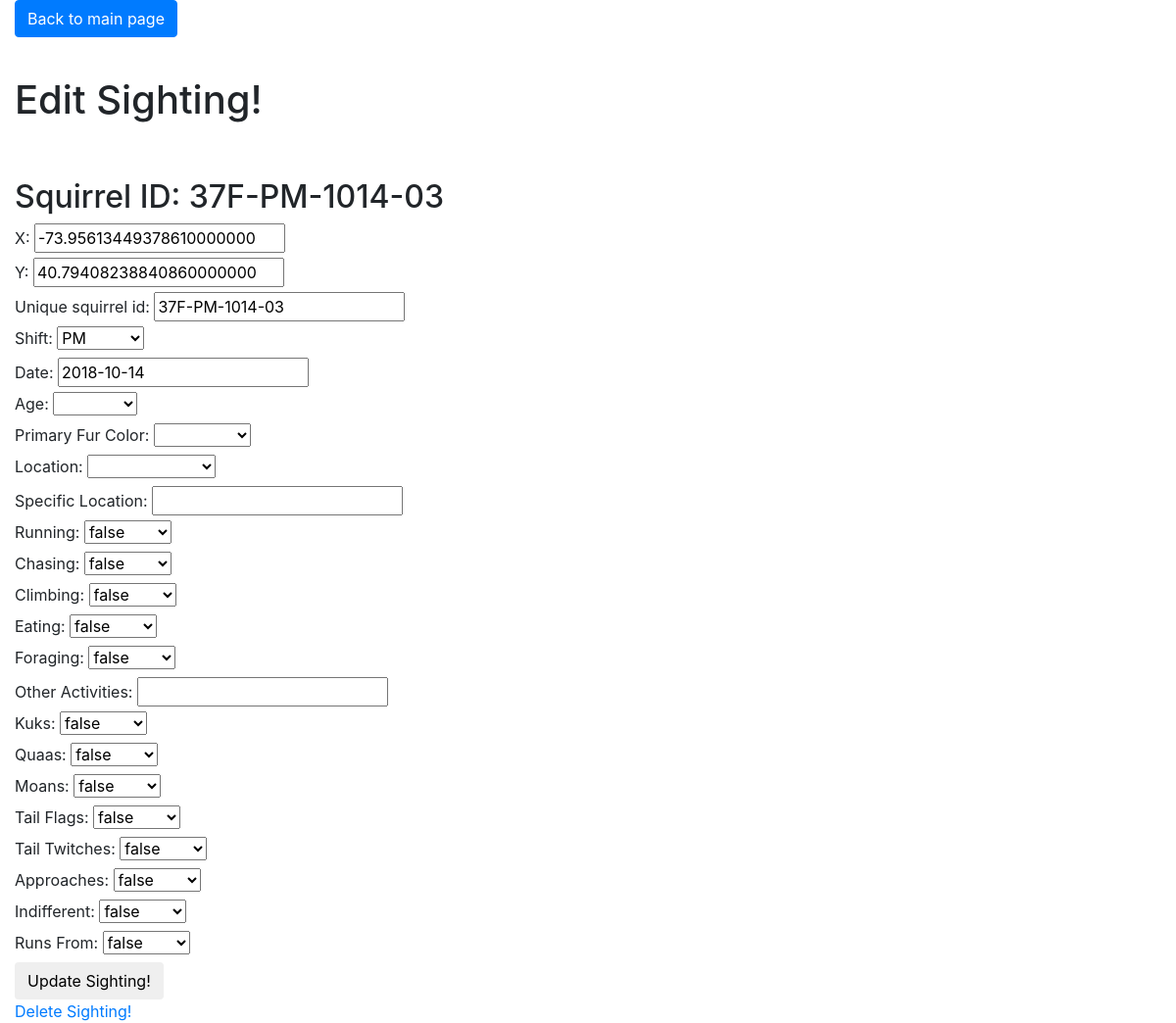
/sightings/37F-PM-1014-03, run on the app's committed database.
### sightings/models.py (models this page shows, shortened)
class Sighting(models.Model):
    X = models.DecimalField(help_text=_('Longitude'), max_digits=50, decimal_places=20)
    Y = models.DecimalField(help_text=_('Latitude'), max_digits=50, decimal_places=20)
    unique_squirrel_id = models.CharField(help_text=_('unique squirrel id'), max_length=100, primary_key=True)
    AM = 'AM'
    PM = 'PM'
    SHIFT = (
            (AM,'AM'),
            (PM,'PM'),
            )
    Shift = models.CharField(help_text=_('Shift'), max_length=10, choices=SHIFT)
    Date = models.DateField(help_text=_('Date'),)
    Adult = 'Adult'
    Juvenile = 'Juvenile'
    Nil = ''
    Unknown = 'Unknown'
    AGE = (
          (Adult,'Adult'),
          (Juvenile,'Juvenile'),
          (Nil,''),
          (Unknown,'?'),
          )
    Age = models.CharField(help_text=_('Age'), max_length=50, choices=AGE, blank=True)
    Gray = 'Gray'
    Black = 'Black'
    Cinnamon = 'Cinnamon'
    Nil = ''
    Primary_Fur_Color = (
                         (Gray, 'Gray'),
                         (Black, 'Black'),
                         (Cinnamon, 'Cinnamon'),
                         (Nil, ''),
                         )
    Primary_Fur_Color = models.CharField(help_text=_('Primary Fur Color'), max_length=20, choices=Primary_Fur_Color, blank=True)
    Ground_Plane = 'Ground Plane'
    Above_Ground = 'Above Ground'
    Nil = ''
    LOCATION = (
               (Ground_Plane, 'Ground Plane'),
               (Above_Ground, 'Above Ground'),
               (Nil, ''),
               )
    Location = models.CharField(help_text=_('Location'), max_length=100, choices=LOCATION, blank=True)
    Specific_Location = models.CharField(help_text=_('Specific Location'), max_length=100, blank=True)
    TRUE = 'true'
    FALSE = 'false'
    True_False = (
                 (TRUE, 'true'),
                 (FALSE, 'false')
                 )
    Running = models.CharField(help_text=_('Running'), max_length=10, choices=True_False)
    Chasing = models.CharField(help_text=_('Chasing'), max_length=10, choices=True_False)
    Climbing = models.CharField(help_text=_('Climbing'), max_length=10, choices=True_False)
    Eating = models.CharField(help_text=_('Eating'), max_length=10, choices=True_False)
    Foraging = models.CharField(help_text=_('Foraging'), max_length=10, choices=True_False)
    Other_Activities = models.CharField(help_text=_('Other Activities'), max_length=100, blank=True)
    Kuks = models.CharField(help_text=_('Kuks'), max_length=10, choices=True_False)
    Quaas = models.CharField(help_text=_('Quaas'), max_length=10, choices=True_False)
    Moans = models.CharField(help_text=_('Moans'), max_length=10, choices=True_False)
    Tail_Flags = models.CharField(help_text=_('Tail Flags'), max_length=10, choices=True_False)
    Tail_Twitches = models.CharField(help_text=_('Tail Twitches'), max_length=10, choices=True_False)
    Approaches = models.CharField(help_text=_('Approaches'), max_length=10, choices=True_False)
    Indifferent = models.CharField(help_text=_('Indifferent'), max_length=10, choices=True_False)
    Runs_From = models.CharField(help_text=_('Runs From'), max_length=10, choices=True_False)

### sightings/views.py (the view)
# urls.py: path('<str:unique_squirrel_id>', views.update, name='update'),
def update(request, unique_squirrel_id):
    squirrel_instance = get_object_or_404(Sighting, unique_squirrel_id=unique_squirrel_id)
    if request.method == 'POST':
        form = SightingForm(request.POST or None, instance=squirrel_instance)
        if form.is_valid():
            squirrel_instance.save()
            form.save()
            return redirect(f'/sightings')
        else:
            return HttpResponseRedirect(reverse('sightings:sightings'))
    else:
        form = SightingForm(instance=squirrel_instance)
    context = {'form': form, 'squirrel_instance': squirrel_instance,}
    return render(request, 'sightings/update.html', context)

### sightings/forms.py
class SightingForm(ModelForm):
    class Meta:
        model = Sighting
        fields = '__all__'

### sightings/templates/sightings/update.html (shortened to what this page needs)
<!doctype html>
<html lang="en">
<head>
<link rel="stylesheet" href="https://maxcdn.bootstrapcdn.com/bootstrap/4.0.0/css/bootstrap.min.css" integrity="sha38
4-Gn5384xqQ1aoWXA+058RXPxPg6fy4IWvTNh0E263XmFcJlSAwiGgFAW/dAiS6JXm">
	<p class="container-fluid">
        <a href="{% url 'sightings:sightings' %}" class="button--style-red"><button type="button" class="btn btn-primary">
        Back to main page</button></a>
        </p>
</head>
<body>
	<div class="container-fluid">
		<h1>Edit Sighting! </h1>
		<h2>Squirrel ID: {{squirrel_instance.unique_squirrel_id}}</h2>
	</div>
	<div class="container-fluid">
</body>
	<body>
		<form method="POST" class="form">
		{% for field in form %}
			<div class="fieldWrapper">
				{{field.label_tag}} {{field}}
			</div>
		{% endfor %}
		<button type="submit" class="save btn btn-default">Update Sighting!</button>
		</form>
		<a href="{% url 'sightings:delete' squirrel_instance.unique_squirrel_id %}">Delete Sighting!</a>
	</body>
</html>

### data on the page
Sighting: unique_squirrel_id "37F-PM-1014-03", form "-73.95613449378610000000" "40.79408238840860000000" "37F-PM-1014-03" "PM" "2018-10-14" "false" "false" "false" "false" "false" "false" "false" "false" "false" "false" "false" "false" "false"

### other printed values
{{ field.label_tag }} "X:" "Y:" "Unique squirrel id:" "Shift:" "Date:" "Age:" "Primary Fur Color:" "Location:" "Specific Location:" "Running:" "Chasing:" "Climbing:" "Eating:" "Foraging:" "Other Activities:" "Kuks:" "Quaas:" "Moans:" "Tail Flags:" "Tail Twitches:" "Approaches:" "Indifferent:" "Runs From:"
